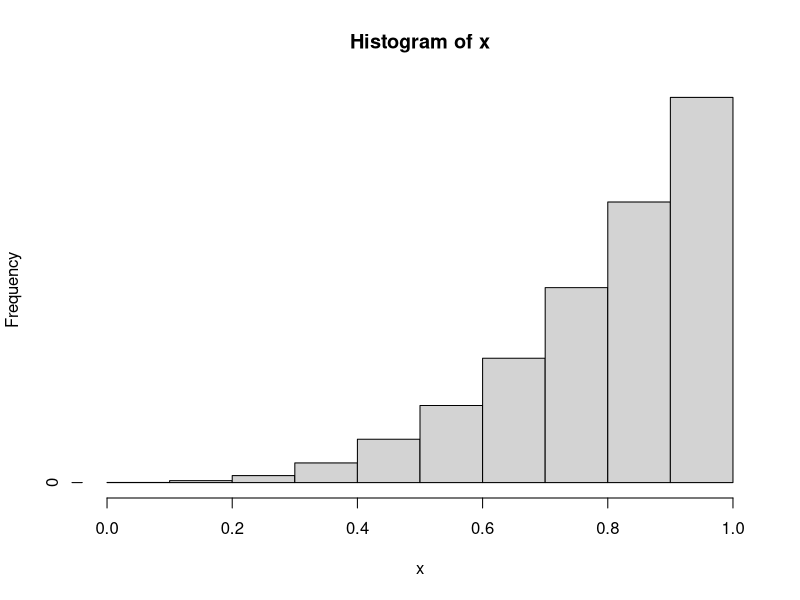
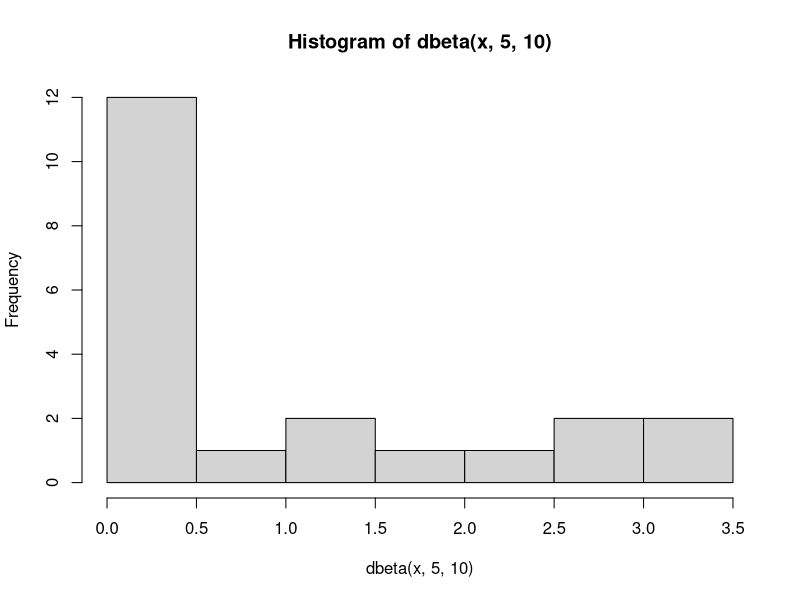
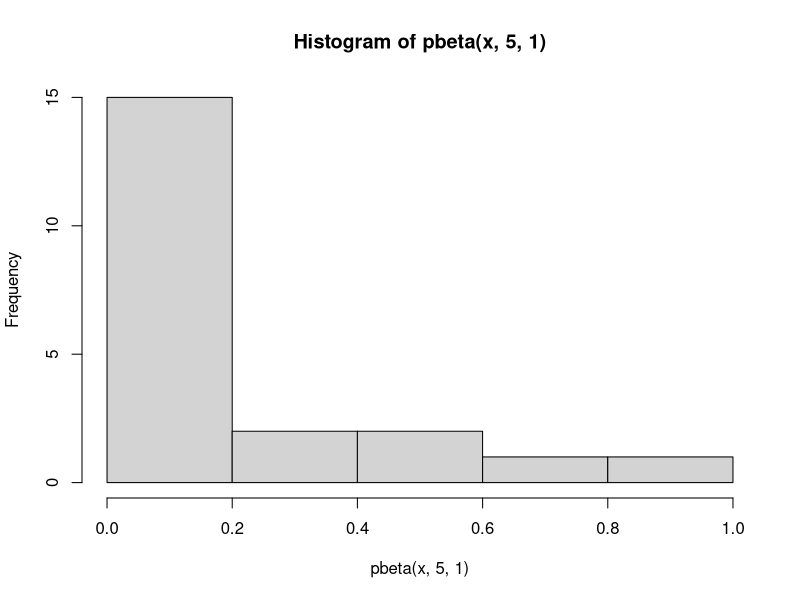

These figures' R source, in order: (Note: this script raises an error after producing the figures.)
library("MASS")
x<-rbeta(n = 30000,4,1)
h<-hist(x,breaks = 10,plot=FALSE)
h$counts=h$counts/sum(h$counts)
plot(h)

x <- seq(0, 1, length = 21)
hist(dbeta(x, 5, 10))
hist(pbeta(x, 5, 1))


h <- hist(vec, breaks = 100, plot=FALSE)
